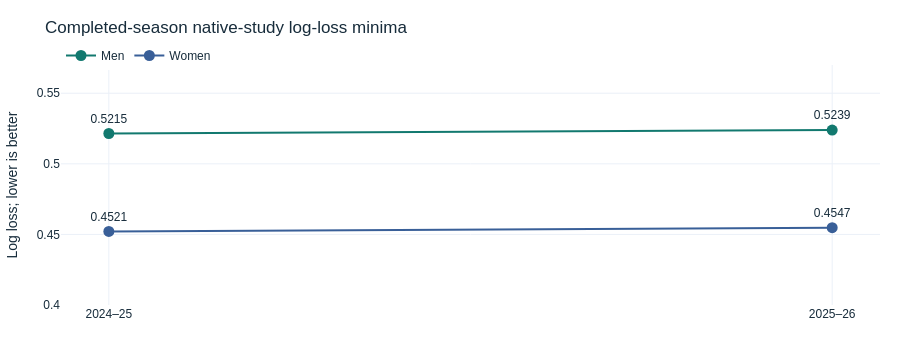

Notebook cell for this chart:
### Markdown cell above
## Completed seasons — exposed per-metric minima, not one promoted model

### Code cell
rows=[[league(x['league']),x['season'],x['games'],fmt(100*x['win_accuracy'],2)+'%',fmt(x['win_log_loss'],4),fmt(x['win_brier'],4),fmt(x['margin_MAE'],2)+' / '+fmt(x['margin_RMSE'],2),fmt(x['total_MAE'],2)+' / '+fmt(x['total_RMSE'],2)] for x in DATA['historical']]
add('<section id="history"><h2>What 2024–25 and 2025–26 actually show</h2><p>The preserved 108 native historical target jobs contain the following best values by metric. Different recipes can lead different columns. This table does not include B003’s own completed-season replay and is not a head-to-head comparison with its early current-season sample. '+cite('S3','S4')+'</p>'+table(['League','Season','Games','Best accuracy','Lowest log loss','Lowest Brier','Margin MAE / RMSE','Total MAE / RMSE'],rows)+'<div class="note">B062 registers fourteen roles across the two leagues and evaluates twelve candidate recipes on exact common game, orientation, cutoff and outcome cohorts. Only distinct additional finalists passing the frozen support gates receive extra refits. The original six selections remain intact.</div><p class="small">New-role comparisons require registered support and report paired uncertainty. These intervals do not establish promotion eligibility. Their conditional correction does not repair the whole earlier selection history. Exact private selection settings remain in the owner handoff. Cover and joint-distribution roles still require their own qualified data and evidence. No automatic promotion is authorized.</p></section>')
add('<section id="selected-roles"><h2>Latest authenticated selected roles</h2><p>The saved ledger supports six exposed historical selections. These are preserved role identities, not six new promotions. B062 adds the missing metric comparisons while retaining these exact selections. '+cite('S12')+'</p>'+table(['League','Preserved role','Target','Selection metric','Pooled historical value','Games'],[[league(r['league']),r['model_role_alias'],r['target'],r['selection_metric'],fmt(r['historical_metric'],6),r['historical_N']] for r in DATA['preserved_selected_roles']['selected_roles']])+'</section>')
fig=go.Figure()
for l,color in [('ncaam','#12796f'),('ncaaw','#395f98')]:
    x=[r for r in DATA['historical'] if r['league']==l]
    fig.add_scatter(name=league(l),x=[r['season'] for r in x],y=[r['win_log_loss'] for r in x],mode='lines+markers+text',text=[fmt(r['win_log_loss'],4) for r in x],textposition='top center',marker=dict(size=11,color=color),line=dict(color=color),customdata=[r['games'] for r in x],hovertemplate='%{x}<br>Log loss %{y:.5f}<br>Games %{customdata}<extra>%{fullData.name}</extra>')
fig.update_layout(title='Completed-season native-study log-loss minima',height=360,yaxis_title='Log loss; lower is better',yaxis_range=[.40,.57],legend=dict(orientation='h',y=1.1))
figure(fig,'historical-loss','Exposed per-season minima from preserved reports. Equal game counts alone do not prove paired identity; new authority uses the raw-row intersection on AWS. '+cite('S3','S4'))

### Figure 1 — Plotly figure (JSON) as saved in the notebook; plotly's stock layout.template omitted (floating-point values rounded to 4 significant figures)
{"data": [{"customdata": [5758, 5749], "hovertemplate": "%{x}<br>Log loss %{y:.5f}<br>Games %{customdata}<extra>%{fullData.name}</extra>", "line": {"color": "#12796f"}, "marker": {"color": "#12796f", "size": 11}, "mode": "lines+markers+text", "name": "Men", "text": ["0.5215", "0.5239"], "textposition": "top center", "type": "scatter", "x": ["2024–25", "2025–26"], "y": [0.5215, 0.5239]}, {"customdata": [5280, 5621], "hovertemplate": "%{x}<br>Log loss %{y:.5f}<br>Games %{customdata}<extra>%{fullData.name}</extra>", "line": {"color": "#395f98"}, "marker": {"color": "#395f98", "size": 11}, "mode": "lines+markers+text", "name": "Women", "text": ["0.4521", "0.4547"], "textposition": "top center", "type": "scatter", "x": ["2024–25", "2025–26"], "y": [0.4521, 0.4547]}], "layout": {"font": {"color": "#172c3b", "family": "Arial"}, "height": 360, "legend": {"orientation": "h", "y": 1.1}, "margin": {"b": 55, "l": 55, "r": 20, "t": 65}, "paper_bgcolor": "white", "plot_bgcolor": "white", "title": {"text": "Completed-season native-study log-loss minima"}, "yaxis": {"range": [0.4, 0.57], "title": {"text": "Log loss; lower is better"}}}}
